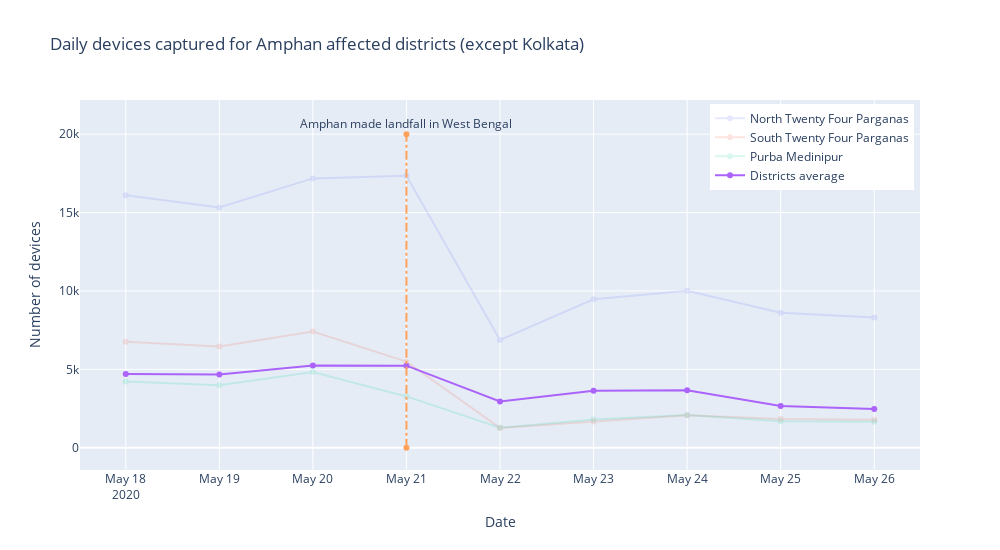

Write notebook code for a chart like this one.
### Code cell
# we take North Twenty Four Parganas, Kolkata, South Twenty Four Parganas and Purba Medinipur as the cyclone Amphan affected districts
affected_districts = pd.Series(
    ['North Twenty Four Parganas', 'Kolkata', 'South Twenty Four Parganas', 'Purba Medinipur']
)

# names and admin codes of the affected districts
ad_map = {
    'North Twenty Four Parganas': 337,
#     'Kolkata': 342,
    'South Twenty Four Parganas': 343,
    'Purba Medinipur': 345,
}

# compute mean metrics of those affected districts 
mean_ad_df = pd.DataFrame(ddf[ddf['adm2'] != 342].groupby(['Date']).mean()['total']).reset_index()

traces = []
    
for district, code in ad_map.items():
    df_nmp = ddf[ddf['adm2'] == code]
    traces.append(
        go.Scatter(
            opacity=0.15, 
            x=df_nmp['Date'], 
            y=df_nmp['total'], 
            name=district,
        )
    )

traces.append(
    go.Scatter(
        opacity=1, 
        x=mean_ad_df['Date'], 
        y=mean_ad_df['total'], 
        name='Districts average'
    )
)

traces.extend([
    go.Scatter(
        x=[datetime(2020, 5, 21), datetime(2020, 5, 21)],
        y=[0, 20000],
        line={
            'dash': 'dashdot',
        },
    ),
    go.Scatter(
        x=[datetime(2020, 5, 21)],
        y=[21000],
        mode="text",
        text=["Amphan made landfall in West Bengal"],
        textposition="bottom center",
        name=None
    ),
])



# Using plotly.express
fig = go.Figure()
fig.add_traces(traces)

for trace in fig['data']:
    if trace['name'] not in  {'North Twenty Four Parganas', 'South Twenty Four Parganas', 'Purba Medinipur', 'Districts average'}:
        trace['showlegend'] = False
        
fig.update_layout(
    title="Daily devices captured for Amphan affected districts (except Kolkata)",
    xaxis_title="Date",
    yaxis_title="Number of devices",
    legend=dict(
        yanchor="top",
        y=0.99,
        xanchor="left",
        x=0.75
    ),
    autosize=False,
    width=1000,
    height=550,
)

# fig.write_image("Charts/daily_devices_amphan_affected_districts.png", scale=15)

fig.show()

### Figure 1 — Plotly figure (JSON) as saved in the notebook; plotly's stock layout.template omitted (floating-point values rounded to 4 significant figures)
{"data": [{"name": "North Twenty Four Parganas", "opacity": 0.15, "type": "scatter", "x": ["2020-05-18T00:00:00", "2020-05-19T00:00:00", "2020-05-20T00:00:00", "2020-05-21T00:00:00", "2020-05-22T00:00:00", "2020-05-23T00:00:00", "2020-05-24T00:00:00", "2020-05-25T00:00:00", "2020-05-26T00:00:00"], "y": [16098, 15329, 17180, 17344, 6879, 9471, 10017, 8605, 8304]}, {"name": "South Twenty Four Parganas", "opacity": 0.15, "type": "scatter", "x": ["2020-05-18T00:00:00", "2020-05-19T00:00:00", "2020-05-20T00:00:00", "2020-05-21T00:00:00", "2020-05-22T00:00:00", "2020-05-23T00:00:00", "2020-05-24T00:00:00", "2020-05-25T00:00:00", "2020-05-26T00:00:00"], "y": [6768, 6463, 7410, 5491, 1267, 1671, 2075, 1841, 1778]}, {"name": "Purba Medinipur", "opacity": 0.15, "type": "scatter", "x": ["2020-05-18T00:00:00", "2020-05-19T00:00:00", "2020-05-20T00:00:00", "2020-05-21T00:00:00", "2020-05-22T00:00:00", "2020-05-23T00:00:00", "2020-05-24T00:00:00", "2020-05-25T00:00:00", "2020-05-26T00:00:00"], "y": [4219, 3991, 4836, 3274, 1273, 1797, 2084, 1697, 1660]}, {"name": "Districts average", "opacity": 1, "type": "scatter", "x": ["2020-05-18T00:00:00", "2020-05-19T00:00:00", "2020-05-20T00:00:00", "2020-05-21T00:00:00", "2020-05-22T00:00:00", "2020-05-23T00:00:00", "2020-05-24T00:00:00", "2020-05-25T00:00:00", "2020-05-26T00:00:00"], "y": [4711.0, 4665.0, 5244.0, 5236.0, 2948.0, 3634.0, 3667.0, 2666.0, 2464.0]}, {"line": {"dash": "dashdot"}, "showlegend": false, "type": "scatter", "x": ["2020-05-21T00:00:00", "2020-05-21T00:00:00"], "y": [0, 20000]}, {"mode": "text", "showlegend": false, "text": ["Amphan made landfall in West Bengal"], "textposition": "bottom center", "type": "scatter", "x": ["2020-05-21T00:00:00"], "y": [21000]}], "layout": {"autosize": false, "height": 550, "legend": {"x": 0.75, "xanchor": "left", "y": 0.99, "yanchor": "top"}, "title": {"text": "Daily devices captured for Amphan affected districts (except Kolkata)"}, "width": 1000, "xaxis": {"title": {"text": "Date"}}, "yaxis": {"title": {"text": "Number of devices"}}}}
